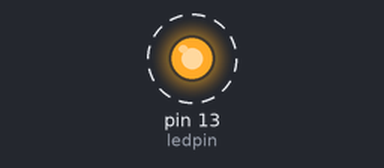
The sketch below on a simulated Arduino Uno, built with avr-gcc and run on an emulated ATmega328P. Parts: output pins drawn as LEDs (lit = HIGH). Dashed ring = blinking.

Above: at 0.5 s.
Timing chart, 0 to 4.6 s (numbered marks = the images above):
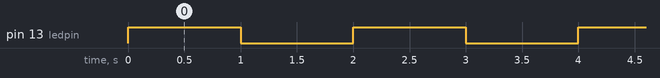

Measured:
- by itself, pin 13 (ledpin): alternates HIGH for 1.0 s and LOW for 1.0 s

The sketch:

pwm.ino
```cpp
int ledpin = 13;


void setup() {

  pinMode(ledpin, OUTPUT);
  digitalWrite(ledpin, HIGH);

}

void loop() {

  delay(1000);
  digitalWrite(ledpin, LOW);
  delay(1000);
  digitalWrite(ledpin, HIGH);

}
```
